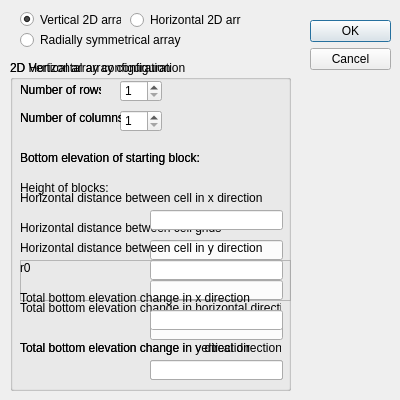
<?xml version="1.0" encoding="UTF-8"?>
<ui version="4.0">
 <class>gridWindow</class>
 <widget class="QDialog" name="gridWindow">
  <property name="windowModality">
   <enum>Qt::WindowModal</enum>
  </property>
  <property name="geometry">
   <rect>
    <x>0</x>
    <y>0</y>
    <width>400</width>
    <height>400</height>
   </rect>
  </property>
  <property name="sizePolicy">
   <sizepolicy hsizetype="Fixed" vsizetype="Fixed">
    <horstretch>0</horstretch>
    <verstretch>0</verstretch>
   </sizepolicy>
  </property>
  <property name="minimumSize">
   <size>
    <width>400</width>
    <height>400</height>
   </size>
  </property>
  <property name="maximumSize">
   <size>
    <width>400</width>
    <height>550</height>
   </size>
  </property>
  <property name="windowTitle">
   <string>Array configuration dialog</string>
  </property>
  <widget class="QDialogButtonBox" name="buttonBox">
   <property name="geometry">
    <rect>
     <x>310</x>
     <y>20</y>
     <width>81</width>
     <height>241</height>
    </rect>
   </property>
   <property name="orientation">
    <enum>Qt::Vertical</enum>
   </property>
   <property name="standardButtons">
    <set>QDialogButtonBox::Cancel|QDialogButtonBox::Ok</set>
   </property>
  </widget>
  <widget class="QGroupBox" name="groupBoxV">
   <property name="geometry">
    <rect>
     <x>10</x>
     <y>60</y>
     <width>281</width>
     <height>331</height>
    </rect>
   </property>
   <property name="title">
    <string>2D Vertical array configuration</string>
   </property>
   <widget class="QSpinBox" name="rowsSpin">
    <property name="geometry">
     <rect>
      <x>110</x>
      <y>20</y>
      <width>42</width>
      <height>22</height>
     </rect>
    </property>
    <property name="minimum">
     <number>1</number>
    </property>
   </widget>
   <widget class="QLabel" name="label_4">
    <property name="geometry">
     <rect>
      <x>10</x>
      <y>20</y>
      <width>81</width>
      <height>20</height>
     </rect>
    </property>
    <property name="text">
     <string>Number of rows</string>
    </property>
   </widget>
   <widget class="QSpinBox" name="columnsSpin">
    <property name="geometry">
     <rect>
      <x>110</x>
      <y>50</y>
      <width>42</width>
      <height>22</height>
     </rect>
    </property>
    <property name="minimum">
     <number>1</number>
    </property>
   </widget>
   <widget class="QLabel" name="label_5">
    <property name="geometry">
     <rect>
      <x>10</x>
      <y>50</y>
      <width>101</width>
      <height>16</height>
     </rect>
    </property>
    <property name="text">
     <string>Number of columns</string>
    </property>
   </widget>
   <widget class="QLabel" name="heightLbl">
    <property name="geometry">
     <rect>
      <x>10</x>
      <y>120</y>
      <width>261</width>
      <height>16</height>
     </rect>
    </property>
    <property name="text">
     <string>Height of blocks: </string>
    </property>
   </widget>
   <widget class="QLabel" name="z0Lbl">
    <property name="geometry">
     <rect>
      <x>10</x>
      <y>90</y>
      <width>261</width>
      <height>16</height>
     </rect>
    </property>
    <property name="text">
     <string>Bottom elevation of starting block:</string>
    </property>
   </widget>
   <widget class="UnitTextBox2" name="deltaHUnitBox">
    <property name="geometry">
     <rect>
      <x>140</x>
      <y>260</y>
      <width>133</width>
      <height>20</height>
     </rect>
    </property>
   </widget>
   <widget class="UnitTextBox2" name="deltaVUnitBox">
    <property name="geometry">
     <rect>
      <x>140</x>
      <y>300</y>
      <width>133</width>
      <height>20</height>
     </rect>
    </property>
   </widget>
   <widget class="QLabel" name="label_1">
    <property name="geometry">
     <rect>
      <x>10</x>
      <y>240</y>
      <width>261</width>
      <height>16</height>
     </rect>
    </property>
    <property name="text">
     <string>Total bottom elevation change in horizontal direction</string>
    </property>
   </widget>
   <widget class="QLabel" name="Label_2">
    <property name="geometry">
     <rect>
      <x>10</x>
      <y>280</y>
      <width>261</width>
      <height>16</height>
     </rect>
    </property>
    <property name="text">
     <string>Total bottom elevation change in vertical direction</string>
    </property>
   </widget>
   <widget class="UnitTextBox2" name="lengthUnitBox">
    <property name="geometry">
     <rect>
      <x>140</x>
      <y>180</y>
      <width>133</width>
      <height>20</height>
     </rect>
    </property>
    <property name="text">
     <string/>
    </property>
   </widget>
   <widget class="QLabel" name="label_2">
    <property name="geometry">
     <rect>
      <x>10</x>
      <y>160</y>
      <width>261</width>
      <height>16</height>
     </rect>
    </property>
    <property name="text">
     <string>Horizontal distance between cell grids</string>
    </property>
   </widget>
   <widget class="QFrame" name="r0frame">
    <property name="geometry">
     <rect>
      <x>10</x>
      <y>200</y>
      <width>271</width>
      <height>41</height>
     </rect>
    </property>
    <property name="frameShape">
     <enum>QFrame::StyledPanel</enum>
    </property>
    <property name="frameShadow">
     <enum>QFrame::Raised</enum>
    </property>
    <property name="lineWidth">
     <number>0</number>
    </property>
    <widget class="QLabel" name="label_r0">
     <property name="geometry">
      <rect>
       <x>0</x>
       <y>0</y>
       <width>261</width>
       <height>16</height>
      </rect>
     </property>
     <property name="text">
      <string>r0</string>
     </property>
    </widget>
    <widget class="UnitTextBox2" name="r0UnitBox">
     <property name="geometry">
      <rect>
       <x>130</x>
       <y>20</y>
       <width>133</width>
       <height>20</height>
      </rect>
     </property>
     <property name="text">
      <string/>
     </property>
    </widget>
    <zorder>label_r0</zorder>
    <zorder>r0UnitBox</zorder>
    <zorder>Label_2</zorder>
   </widget>
  </widget>
  <widget class="QRadioButton" name="radioButtonV">
   <property name="geometry">
    <rect>
     <x>20</x>
     <y>9</y>
     <width>101</width>
     <height>21</height>
    </rect>
   </property>
   <property name="text">
    <string>Vertical 2D array</string>
   </property>
   <property name="checked">
    <bool>true</bool>
   </property>
  </widget>
  <widget class="QRadioButton" name="radioButtonH">
   <property name="geometry">
    <rect>
     <x>130</x>
     <y>10</y>
     <width>111</width>
     <height>20</height>
    </rect>
   </property>
   <property name="text">
    <string>Horizontal 2D array</string>
   </property>
  </widget>
  <widget class="QRadioButton" name="radioButtonR">
   <property name="geometry">
    <rect>
     <x>20</x>
     <y>30</y>
     <width>161</width>
     <height>20</height>
    </rect>
   </property>
   <property name="text">
    <string>Radially symmetrical array</string>
   </property>
  </widget>
  <widget class="QGroupBox" name="groupBoxH">
   <property name="geometry">
    <rect>
     <x>10</x>
     <y>60</y>
     <width>281</width>
     <height>331</height>
    </rect>
   </property>
   <property name="title">
    <string>2D Horizontal array configuration</string>
   </property>
   <widget class="QSpinBox" name="rowsSpin_2">
    <property name="geometry">
     <rect>
      <x>110</x>
      <y>20</y>
      <width>42</width>
      <height>22</height>
     </rect>
    </property>
    <property name="minimum">
     <number>1</number>
    </property>
   </widget>
   <widget class="QLabel" name="label_9">
    <property name="geometry">
     <rect>
      <x>10</x>
      <y>20</y>
      <width>81</width>
      <height>20</height>
     </rect>
    </property>
    <property name="text">
     <string>Number of rows</string>
    </property>
   </widget>
   <widget class="QSpinBox" name="columnsSpin_2">
    <property name="geometry">
     <rect>
      <x>110</x>
      <y>50</y>
      <width>42</width>
      <height>22</height>
     </rect>
    </property>
    <property name="minimum">
     <number>1</number>
    </property>
   </widget>
   <widget class="QLabel" name="label_10">
    <property name="geometry">
     <rect>
      <x>10</x>
      <y>50</y>
      <width>101</width>
      <height>16</height>
     </rect>
    </property>
    <property name="text">
     <string>Number of columns</string>
    </property>
   </widget>
   <widget class="QLabel" name="z0Lbl_3">
    <property name="geometry">
     <rect>
      <x>10</x>
      <y>90</y>
      <width>261</width>
      <height>16</height>
     </rect>
    </property>
    <property name="text">
     <string>Bottom elevation of starting block:</string>
    </property>
   </widget>
   <widget class="UnitTextBox2" name="deltaHXUnitBox">
    <property name="geometry">
     <rect>
      <x>140</x>
      <y>250</y>
      <width>133</width>
      <height>20</height>
     </rect>
    </property>
   </widget>
   <widget class="UnitTextBox2" name="deltaHYUnitBox">
    <property name="geometry">
     <rect>
      <x>140</x>
      <y>300</y>
      <width>133</width>
      <height>20</height>
     </rect>
    </property>
   </widget>
   <widget class="QLabel" name="label_11">
    <property name="geometry">
     <rect>
      <x>10</x>
      <y>230</y>
      <width>261</width>
      <height>16</height>
     </rect>
    </property>
    <property name="text">
     <string>Total bottom elevation change in x direction</string>
    </property>
   </widget>
   <widget class="QLabel" name="Label_4">
    <property name="geometry">
     <rect>
      <x>10</x>
      <y>280</y>
      <width>261</width>
      <height>16</height>
     </rect>
    </property>
    <property name="text">
     <string>Total bottom elevation change in y direction</string>
    </property>
   </widget>
   <widget class="UnitTextBox2" name="lengthXUnitBox">
    <property name="geometry">
     <rect>
      <x>140</x>
      <y>150</y>
      <width>133</width>
      <height>20</height>
     </rect>
    </property>
    <property name="text">
     <string/>
    </property>
   </widget>
   <widget class="QLabel" name="label_12">
    <property name="geometry">
     <rect>
      <x>10</x>
      <y>130</y>
      <width>261</width>
      <height>16</height>
     </rect>
    </property>
    <property name="text">
     <string>Horizontal distance between cell in x direction</string>
    </property>
   </widget>
   <widget class="QLabel" name="label_13">
    <property name="geometry">
     <rect>
      <x>10</x>
      <y>180</y>
      <width>261</width>
      <height>16</height>
     </rect>
    </property>
    <property name="text">
     <string>Horizontal distance between cell in y direction</string>
    </property>
   </widget>
   <widget class="UnitTextBox2" name="lengthYUnitBox">
    <property name="geometry">
     <rect>
      <x>140</x>
      <y>200</y>
      <width>133</width>
      <height>20</height>
     </rect>
    </property>
    <property name="text">
     <string/>
    </property>
   </widget>
  </widget>
 </widget>
 <customwidgets>
  <customwidget>
   <class>UnitTextBox2</class>
   <extends>QLineEdit</extends>
   <header>unittextbox2.h</header>
  </customwidget>
 </customwidgets>
 <tabstops>
  <tabstop>rowsSpin</tabstop>
  <tabstop>columnsSpin</tabstop>
  <tabstop>lengthUnitBox</tabstop>
  <tabstop>deltaHUnitBox</tabstop>
  <tabstop>deltaVUnitBox</tabstop>
 </tabstops>
 <resources/>
 <connections>
  <connection>
   <sender>buttonBox</sender>
   <signal>accepted()</signal>
   <receiver>gridWindow</receiver>
   <slot>accept()</slot>
   <hints>
    <hint type="sourcelabel">
     <x>248</x>
     <y>254</y>
    </hint>
    <hint type="destinationlabel">
     <x>157</x>
     <y>274</y>
    </hint>
   </hints>
  </connection>
  <connection>
   <sender>buttonBox</sender>
   <signal>rejected()</signal>
   <receiver>gridWindow</receiver>
   <slot>reject()</slot>
   <hints>
    <hint type="sourcelabel">
     <x>316</x>
     <y>260</y>
    </hint>
    <hint type="destinationlabel">
     <x>286</x>
     <y>274</y>
    </hint>
   </hints>
  </connection>
  <connection>
   <sender>columnsSpin</sender>
   <signal>valueChanged(int)</signal>
   <receiver>columnsSpin_2</receiver>
   <slot>setValue(int)</slot>
   <hints>
    <hint type="sourcelabel">
     <x>140</x>
     <y>120</y>
    </hint>
    <hint type="destinationlabel">
     <x>430</x>
     <y>120</y>
    </hint>
   </hints>
  </connection>
  <connection>
   <sender>columnsSpin_2</sender>
   <signal>valueChanged(int)</signal>
   <receiver>columnsSpin</receiver>
   <slot>setValue(int)</slot>
   <hints>
    <hint type="sourcelabel">
     <x>430</x>
     <y>120</y>
    </hint>
    <hint type="destinationlabel">
     <x>140</x>
     <y>120</y>
    </hint>
   </hints>
  </connection>
  <connection>
   <sender>rowsSpin</sender>
   <signal>valueChanged(int)</signal>
   <receiver>rowsSpin_2</receiver>
   <slot>setValue(int)</slot>
   <hints>
    <hint type="sourcelabel">
     <x>140</x>
     <y>90</y>
    </hint>
    <hint type="destinationlabel">
     <x>430</x>
     <y>90</y>
    </hint>
   </hints>
  </connection>
  <connection>
   <sender>rowsSpin_2</sender>
   <signal>valueChanged(int)</signal>
   <receiver>rowsSpin</receiver>
   <slot>setValue(int)</slot>
   <hints>
    <hint type="sourcelabel">
     <x>430</x>
     <y>90</y>
    </hint>
    <hint type="destinationlabel">
     <x>140</x>
     <y>90</y>
    </hint>
   </hints>
  </connection>
  <connection>
   <sender>deltaHUnitBox</sender>
   <signal>textChanged(QString)</signal>
   <receiver>deltaHXUnitBox</receiver>
   <slot>setText(QString)</slot>
   <hints>
    <hint type="sourcelabel">
     <x>216</x>
     <y>309</y>
    </hint>
    <hint type="destinationlabel">
     <x>506</x>
     <y>319</y>
    </hint>
   </hints>
  </connection>
  <connection>
   <sender>deltaHXUnitBox</sender>
   <signal>textChanged(QString)</signal>
   <receiver>deltaHUnitBox</receiver>
   <slot>setText(QString)</slot>
   <hints>
    <hint type="sourcelabel">
     <x>506</x>
     <y>319</y>
    </hint>
    <hint type="destinationlabel">
     <x>216</x>
     <y>309</y>
    </hint>
   </hints>
  </connection>
  <connection>
   <sender>lengthUnitBox</sender>
   <signal>textChanged(QString)</signal>
   <receiver>lengthXUnitBox</receiver>
   <slot>setText(QString)</slot>
   <hints>
    <hint type="sourcelabel">
     <x>216</x>
     <y>249</y>
    </hint>
    <hint type="destinationlabel">
     <x>506</x>
     <y>219</y>
    </hint>
   </hints>
  </connection>
  <connection>
   <sender>lengthXUnitBox</sender>
   <signal>textChanged(QString)</signal>
   <receiver>lengthUnitBox</receiver>
   <slot>setText(QString)</slot>
   <hints>
    <hint type="sourcelabel">
     <x>506</x>
     <y>219</y>
    </hint>
    <hint type="destinationlabel">
     <x>216</x>
     <y>249</y>
    </hint>
   </hints>
  </connection>
 </connections>
</ui>
